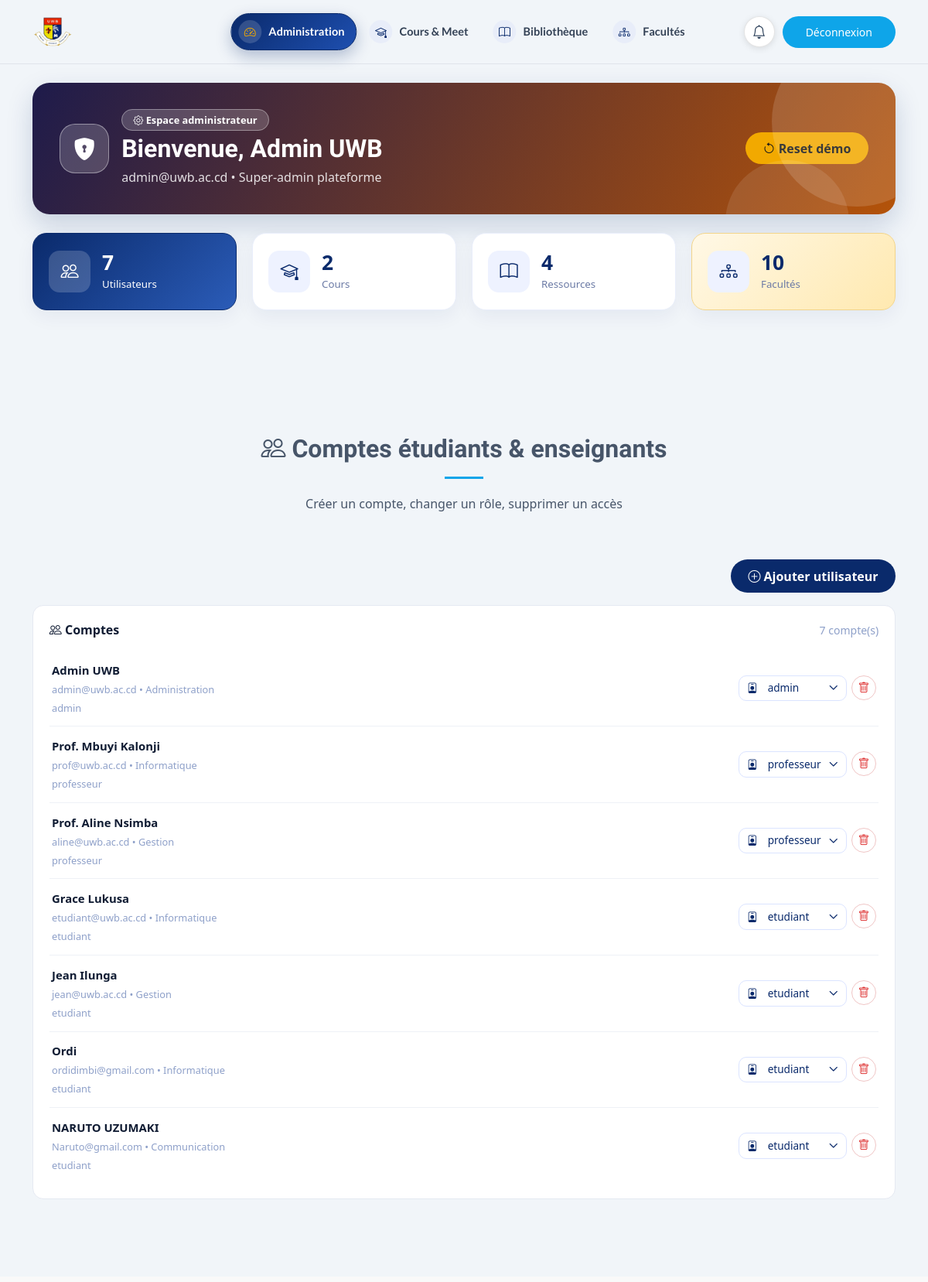
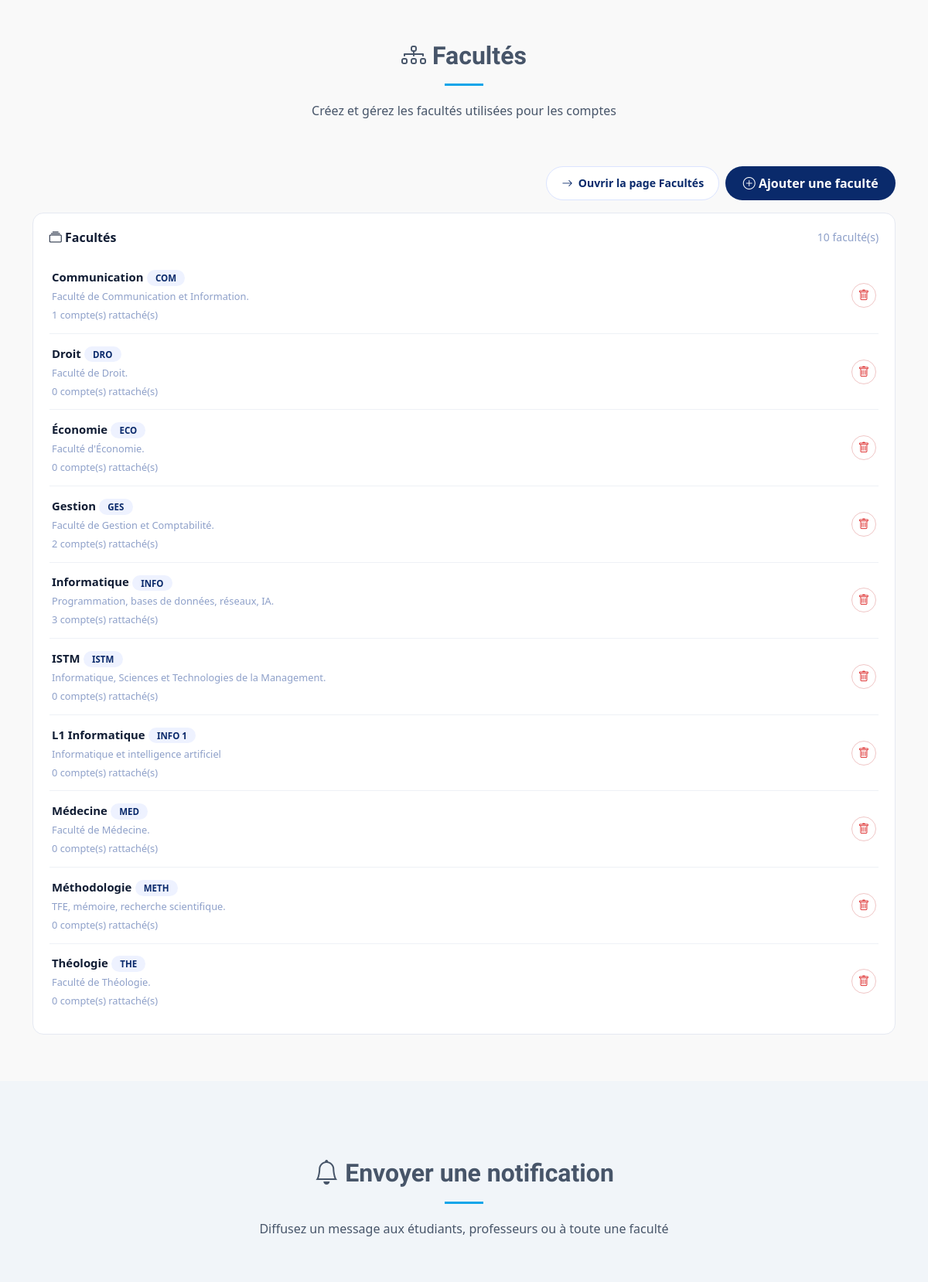
Page /admin/dashboard.php (signed in, upper part) on the committed database (2 pictures, top to bottom).
### tables this page shows
CREATE TABLE `users` (
  `id` int(11) NOT NULL AUTO_INCREMENT,
  `nom` varchar(150) NOT NULL,
  `email` varchar(150) NOT NULL,
  `password_hash` varchar(255) NOT NULL,
  `role` enum('admin','professeur','etudiant') NOT NULL DEFAULT 'etudiant',
  `faculte` varchar(150) DEFAULT '—',
  `created_at` timestamp NULL DEFAULT current_timestamp(),
  `niveau` varchar(10) NOT NULL DEFAULT 'L3',
  PRIMARY KEY (`id`),
  UNIQUE KEY `email` (`email`),
  KEY `idx_role` (`role`),
  KEY `idx_email` (`email`)
);

CREATE TABLE `facultes` (
  `id` int(11) NOT NULL AUTO_INCREMENT,
  `nom` varchar(100) NOT NULL,
  `code` varchar(20) NOT NULL,
  `description` varchar(255) DEFAULT '',
  `created_at` timestamp NULL DEFAULT current_timestamp(),
  PRIMARY KEY (`id`),
  UNIQUE KEY `code` (`code`)
);

### includes/auth.php (called while the page is built, shortened)
<?php
function current_user(): ?array {
    return $_SESSION['user'] ?? null;
}
function require_login(?array $roles = null): array {
    $u = current_user();
    return $u;
}

### config/database.php (called while the page is built, shortened)
<?php
function db(): PDO {
    static $pdo = null;
    if ($pdo instanceof PDO) return $pdo;
    $dsn = 'mysql:host=' . DB_HOST . ';dbname=' . DB_NAME . ';charset=' . DB_CHARSET;
    $opt = [
        PDO::ATTR_ERRMODE            => PDO::ERRMODE_EXCEPTION,
        PDO::ATTR_DEFAULT_FETCH_MODE => PDO::FETCH_ASSOC,
        PDO::ATTR_EMULATE_PREPARES   => false,
    ];
    try {
        $pdo = new PDO($dsn, DB_USER, DB_PASS, $opt);
        return $pdo;
    } catch (PDOException $e1) {
        if (DB_USER !== 'uwb' && in_array($e1->getCode(), [1698, 1045, 2002, 0], true)) {
            try {
                $pdo = new PDO($dsn, 'uwb', 'Uwb_2026_Secure#42', $opt);
                return $pdo;
            } catch (PDOException $e2) {
                $e = $e1;
            }
        } else {
            $e = $e1;
        }
        $msg = $e->getMessage();
        $isAccessDenied = (stripos($msg, '1698') !== false || stripos($msg, '1045') !== false
            || stripos(strtolower($msg), 'access denied') !== false);
        http_response_code(500);
        die('<div style="font-family:sans-serif;max-width:680px;margin:40px auto;padding:24px;border:1px solid #eee;border-radius:16px">'
            . '<h2>Base de données inaccessible</h2>'
            . '<p><small>' . htmlspecialchars($msg, ENT_QUOTES, 'UTF-8') . '</small></p>'
            . ($isAccessDenied
                ? '<p><b>Cause :</b> MySQL Ubuntu utilise <code>auth_socket</code> : <code>root</code> sans mot de passe est refusé en TCP (erreur 1698).<br>'
                  . 'Créez un utilisateur dédié (1 commande à coller dans un terminal) :</p>'
                  . '<pre style="background:#f6f8fc;padding:12px;border-radius:8px;overflow:auto">sudo mysql -e "CREATE USER IF NOT EXISTS \'uwb\'@\'localhost\' IDENTIFIED BY \'Uwb_2026_Secure#42\'; '
                  . 'CREATE USER IF NOT EXISTS \'uwb\'@\'127.0.0.1\' IDENTIFIED BY \'Uwb_2026_Secure#42\'; '
                  . 'GRANT ALL PRIVILEGES ON `uwb_learn`.* TO \'uwb\'@\'localhost\'; '
                  . 'GRANT ALL PRIVILEGES ON `uwb_learn`.* TO \'uwb\'@\'127.0.0.1\'; FLUSH PRIVILEGES;"</pre>'
                  . '<p>Puis rechargez cette page (le site réessaie automatiquement avec <code>uwb</code>).<br>'
                  . 'Ensuite : <a href="install.php">install.php</a> pour créer les tables.</p>'
                : '<p>Créez la base puis importez <code>uwb_learn.sql</code> :</p>'
                  . '<pre>mysql -u root --default-character-set=utf8mb4 &lt; uwb_learn.sql</pre>')
            . '</div>');
    }
    return $pdo;
}
function e(?string $s): string { return htmlspecialchars((string)$s, ENT_QUOTES, 'UTF-8'); }

### admin/dashboard.php (the view, shortened to what this page needs)
<?php
require_once __DIR__ . '/../includes/layout.php';
$u = require_login(['admin']);
$users = db()->query('SELECT * FROM users ORDER BY id')->fetchAll();
$facultes = db()->query('SELECT * FROM facultes ORDER BY nom')->fetchAll();
$nbCours = (int)db()->query('SELECT COUNT(*) c FROM cours')->fetch()['c'];
$nbLivres = (int)db()->query('SELECT COUNT(*) c FROM livres')->fetch()['c'];
?>
<main class="main">
<section class="section pt-4"><div class="container" data-aos="fade-up">
<div class="role-hero role-admin" data-aos="fade-up" data-aos-delay="100">
<div class="d-flex align-items-center gap-3 flex-wrap">
<span class="role-avatar"><i class="bi bi-shield-lock-fill"></i></span>
<div><span class="hero-pill"><i class="bi bi-gear"></i> Espace administrateur</span>
<h2>Bienvenue, <?= e($u['nom']) ?></h2>
<p class="mb-0"><?= e($u['email']) ?> • Super-admin plateforme</p></div>
<div class="ms-auto"><a class="btn-uwb-gold text-decoration-none" href="../install.php"><i class="bi bi-arrow-counterclockwise"></i> Reset démo</a></div>
</div></div>
<div class="stats-grid mt-4" data-aos="fade-up" data-aos-delay="150">
<div class="stat-card stat-card-primary"><div class="stat-icon-wrap"><i class="bi bi-people"></i></div><div class="stat-info"><span class="stat-value"><?= count($users) ?></span><span class="stat-title">Utilisateurs</span></div></div>
<div class="stat-card"><div class="stat-icon-wrap"><i class="bi bi-mortarboard"></i></div><div class="stat-info"><span class="stat-value"><?= $nbCours ?></span><span class="stat-title">Cours</span></div></div>
<div class="stat-card"><div class="stat-icon-wrap"><i class="bi bi-book"></i></div><div class="stat-info"><span class="stat-value"><?= $nbLivres ?></span><span class="stat-title">Ressources</span></div></div>
<div class="stat-card stat-card-accent"><div class="stat-icon-wrap"><i class="bi bi-diagram-3"></i></div><div class="stat-info"><span class="stat-value"><?= count($facultes) ?></span><span class="stat-title">Facultés</span></div></div>
</div>
</div></section>
<section class="services section" id="users"><div class="container section-title" data-aos="fade-up"><h2><i class="bi bi-people"></i> Comptes étudiants & enseignants</h2><p>Créer un compte, changer un rôle, supprimer un accès</p></div>
<div class="container" data-aos="fade-up"><div class="d-flex justify-content-end mb-3"><button class="btn-uwb" data-bs-toggle="modal" data-bs-target="#userModal"><i class="bi bi-plus-circle"></i> Ajouter utilisateur</button></div>
<div class="panel-pro"><div class="panel-head"><strong><i class="bi bi-people"></i> Comptes</strong><small><?= count($users) ?> compte(s)</small></div>
<?php foreach ($users as $x): ?>
<div class="mini-row"><div style="min-width:0;flex:1"><strong><?= e($x['nom']) ?></strong><br><small><?= e($x['email']) ?> • <?= e($x['faculte']) ?></small><br><small><?= e($x['role']) ?></small></div>
<div class="mini-actions"><form method="post" action="../actions/admin.php" class="d-flex gap-1"><input type="hidden" name="kind" value="role"><input type="hidden" name="id" value="<?= (int)$x['id'] ?>">
<div class="select-uwb sm"><i class="bi bi-person-badge"></i><select name="role" onchange="this.form.submit()"><?php foreach (['etudiant','professeur','admin'] as $r): ?><option <?= $x['role']===$r?'selected':'' ?>><?= e($r) ?></option><?php endforeach; ?></select></div></form>
<a class="icon-btn danger" href="../actions/admin.php?kind=user_delete&id=<?= (int)$x['id'] ?>" onclick="return confirm('Supprimer ?')"><i class="bi bi-trash"></i></a></div></div>
<?php endforeach; ?>
</div></div></section>
<section class="portfolio section light-background"><div class="container section-title" data-aos="fade-up"><h2><i class="bi bi-diagram-3"></i> Facultés</h2><p>Créez et gérez les facultés utilisées pour les comptes</p></div>
<div class="container" data-aos="fade-up"><div class="d-flex justify-content-end gap-2 mb-3 flex-wrap"><a href="facultes.php" class="btn-simple"><i class="bi bi-arrow-right"></i> Ouvrir la page Facultés</a><button class="btn-uwb" data-bs-toggle="modal" data-bs-target="#faculteModal"><i class="bi bi-plus-circle"></i> Ajouter une faculté</button></div>
<div class="panel-pro"><div class="panel-head"><strong><i class="bi bi-collection"></i> Facultés</strong><small><?= count($facultes) ?> faculté(s)</small></div>
<?php foreach ($facultes as $fl): $nb = 0; foreach ($users as $uu) if ($uu['faculte'] === $fl['nom']) $nb++; ?>
<div class="mini-row"><div style="min-width:0;flex:1"><strong><?= e($fl['nom']) ?></strong> <span class="mini-badge"><?= e($fl['code']) ?></span><br><small><?= e($fl['description']) ?></small><br><small><?= $nb ?> compte(s) rattaché(s)</small></div>
<div class="mini-actions"><a class="icon-btn danger" href="../actions/admin.php?kind=faculte_delete&id=<?= (int)$fl['id'] ?>" onclick="return confirm('Supprimer ?')"><i class="bi bi-trash"></i></a></div></div>
<?php endforeach; ?></div></div></section>
<section class="services section" id="notifs"><div class="container section-title" data-aos="fade-up"><h2><i class="bi bi-bell"></i> Envoyer une notification</h2><p>Diffusez un message aux étudiants, professeurs ou à toute une faculté</p></div>
</section>
</main>

### rows in the picture
users: nom "Admin UWB", email "admin@uwb.ac.cd", faculte "Administration", role "admin"
users: nom "Prof. Mbuyi Kalonji", email "prof@uwb.ac.cd", faculte "Informatique", role "professeur"
users: nom "Prof. Aline Nsimba", email "aline@uwb.ac.cd", faculte "Gestion", role "professeur"
users: nom "Grace Lukusa", email "etudiant@uwb.ac.cd", faculte "Informatique", role "etudiant"
users: nom "Jean Ilunga", email "jean@uwb.ac.cd", faculte "Gestion", role "etudiant"
users: nom "Ordi", email "ordidimbi@gmail.com", faculte "Informatique", role "etudiant"
users: nom "NARUTO UZUMAKI", email "Naruto@gmail.com", faculte "Communication", role "etudiant"
facultes: nom "Communication", code "COM", description "Faculté de Communication et Information.", nb "1"
facultes: nom "Droit", code "DRO", description "Faculté de Droit.", nb "0"
facultes: nom "Économie", code "ECO", description "Faculté d'Économie.", nb "0"
facultes: nom "Gestion", code "GES", description "Faculté de Gestion et Comptabilité.", nb "2"
facultes: nom "Informatique", code "INFO", description "Programmation, bases de données, réseaux, IA.", nb "3"
facultes: nom "ISTM", code "ISTM", description "Informatique, Sciences et Technologies de la Management.", nb "0"
facultes: nom "L1 Informatique", code "INFO 1", description "Informatique et intelligence artificiel", nb "0"
facultes: nom "Médecine", code "MED", description "Faculté de Médecine.", nb "0"
facultes: nom "Méthodologie", code "METH", description "TFE, mémoire, recherche scientifique.", nb "0"
facultes: nom "Théologie", code "THE", description "Faculté de Théologie.", nb "0"

### other values in the picture
$label "Administration"
$label "Cours & Meet"
$label "Bibliothèque"
$label "Facultés"
count($users) "7"
$nbCours "2"
$nbLivres "4"
count($facultes) "10"
form field role "admin"
form field role "professeur"
form field role "etudiant"
